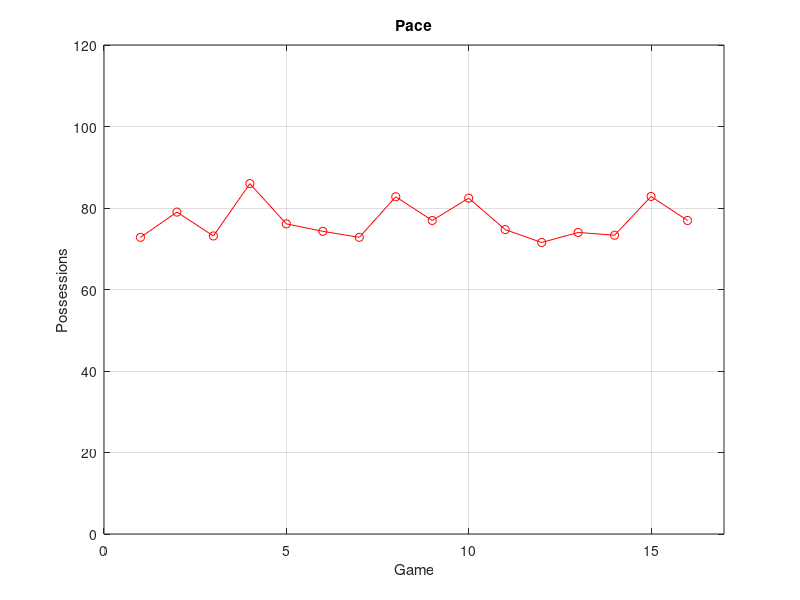
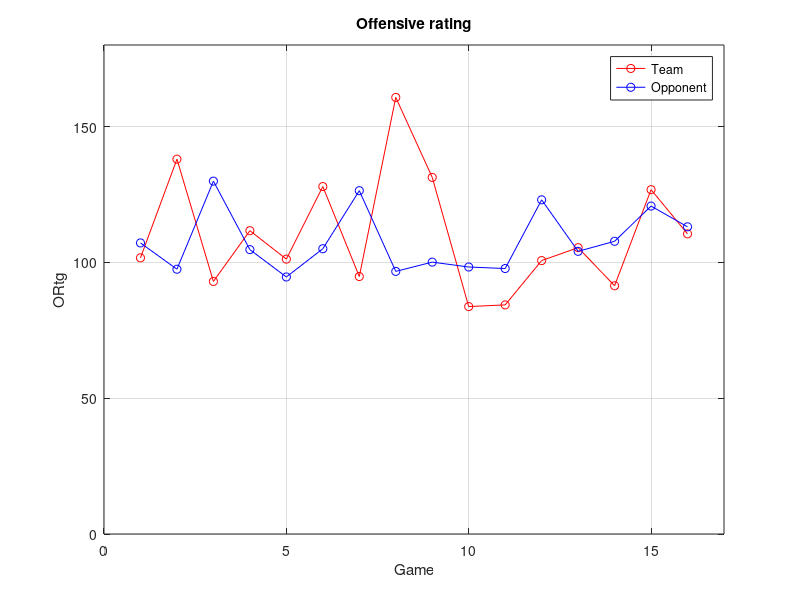
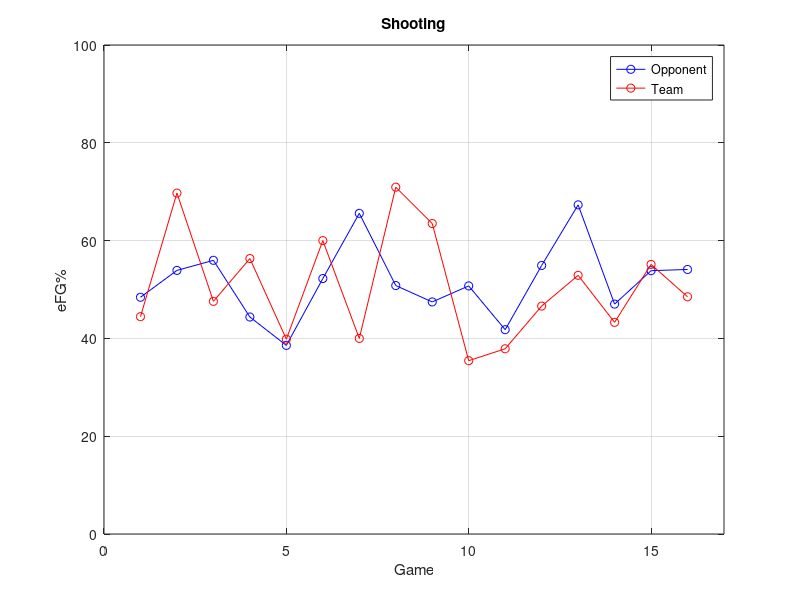
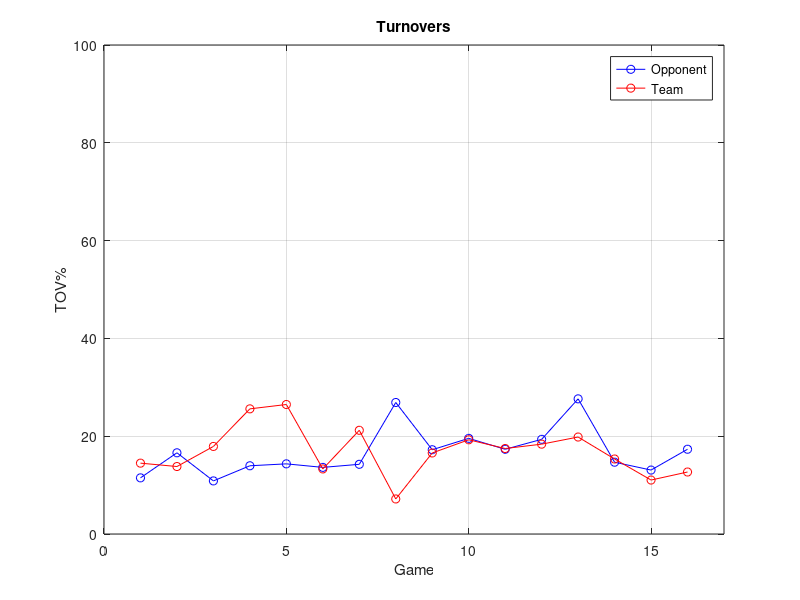

These figures' MATLAB source, in order:
% ====================== FOUR FACTORS ==========================================================================================================
%
% How do basketball Teams win games?
% While searching for an answer to that question, Dean Oliver identified what he called the "Four Factors of Basketball Success":
%
% Shooting (40%)
% Turnovers (25%)
% Rebounding (20%)
% Free Throws (15%)
%
%The number in parentheses is the approximate weight Mr. Oliver assigned each factor.

% DATA
P = load('stat_line_data.txt')
napu = size(P)
n = [1:napu(1)]'

% Basic Possession Formula=0.(Field Goal Attempts)+(Turnovers)+0.44*(Free Throw Attempts)-(Offensive Rebounds)
% .44 multiplier has to be taken into account because not all free throws take up a possession.
% Technical foul shots along with “and 1’s” do not, while there are more than two free throws on one possession with a three-shot foul.
% Research has determined that about 44% of all free throws take up possessions.
poss = (0.44*(P(:,6)+P(:,16))-(P(:,7)+P(:,17))+P(:,9)+P(:,19)+P(:,10)+P(:,20))/2
figure()
plot(n,poss,"-or")
axis([0 napu(1)+1 0 120])
grid()
title ("Pace")
xlabel("Game")
ylabel("Possessions")

% Offensive / Defensive rating
ORtg = 100 * (P(:,1)*2+P(:,3)*3 + P(:,5))./poss
DRtg = 100 * (P(:,11)*2+P(:,13)*3 + P(:,15))./poss
figure()
plot(n,ORtg,"-or;Team;",DRtg,"-ob;Opponent;")
axis([0 napu(1)+1 0 180])
grid()
title ("Offensive rating")
xlabel("Game")
ylabel("ORtg")

NetRtg = sum(ORtg - DRtg)/napu(1)

% Shooting
% The shooting factor is measured using Effective Field Goal Percentage (eFG%).
% The formula for both offense and defense is (FG + 0.5 * 3P) / FGA.
P_eFGp = 100 * (P(:,1)+1.5*P(:,3))./P(:,10)
Opp_eFGp = 100 * (P(:,11)+1.5*P(:,13))./P(:,20)
figure()
plot(n,Opp_eFGp,"-ob;Opponent;",P_eFGp,"-or;Team;")
axis([0 napu(1)+1 0 100])
grid()
title ("Shooting")
xlabel("Game")
ylabel("eFG%")

% Turnovers
% The turnover factor is measured using Turnover Percentage (TOV%).
% The formula for both offense and defense is TOV / (FGA + 0.44 * FTA + TOV).
P_TOVp = 100 * P(:,9)./(P(:,9)+0.44*P(:,6)+P(:,10)-P(:,7))
Opp_TOVp = 100 * P(:,19)./(P(:,19)+0.44*P(:,16)+P(:,20)-P(:,17))
figure()
plot(n,Opp_TOVp,"-ob;Opponent;",P_TOVp,"-or;Team;")
axis([0 napu(1)+1 0 100])
grid()
title ("Turnovers")
xlabel("Game")
ylabel("TOV%")

% Rebounding
% The rebounding factor is measured using Offensive and Defensive Rebound Percentage (ORB% and DRB%, respectively).
% The formula for offense is ORB / (ORB + Opp DRB), while the formula for defense is DRB / (Opp ORB + DRB).
P_REBp= 100 * P(:,7)./(P(:,7)+P(:,18))
Opp_REBp= 100 * P(:,17)./(P(:,17)+P(:,8))
figure()
plot(n,Opp_REBp,"-ob;Opponent;",P_REBp,"-or;Team;")
axis([0 napu(1)+1 0 100])
grid()
title ("Rebounding")
xlabel("Game")
ylabel("ORB%")

% Free Throws
% The free throw factor is a measure of both how often a Team gets to the line and how often they make them.
% The formula for both offense and defense is FT / FGA.
P_FTGp= 100 * P(:,5)./P(:,10)
Opp_FTGp= 100 * P(:,15)./P(:,20)
figure()
plot(n,Opp_FTGp,"-ob;Opponent;",P_FTGp,"-or;Team;")
axis([0 napu(1)+1 0 100])
grid()
title ("Free Throws")
xlabel("Game")
ylabel("FT/FGA")
